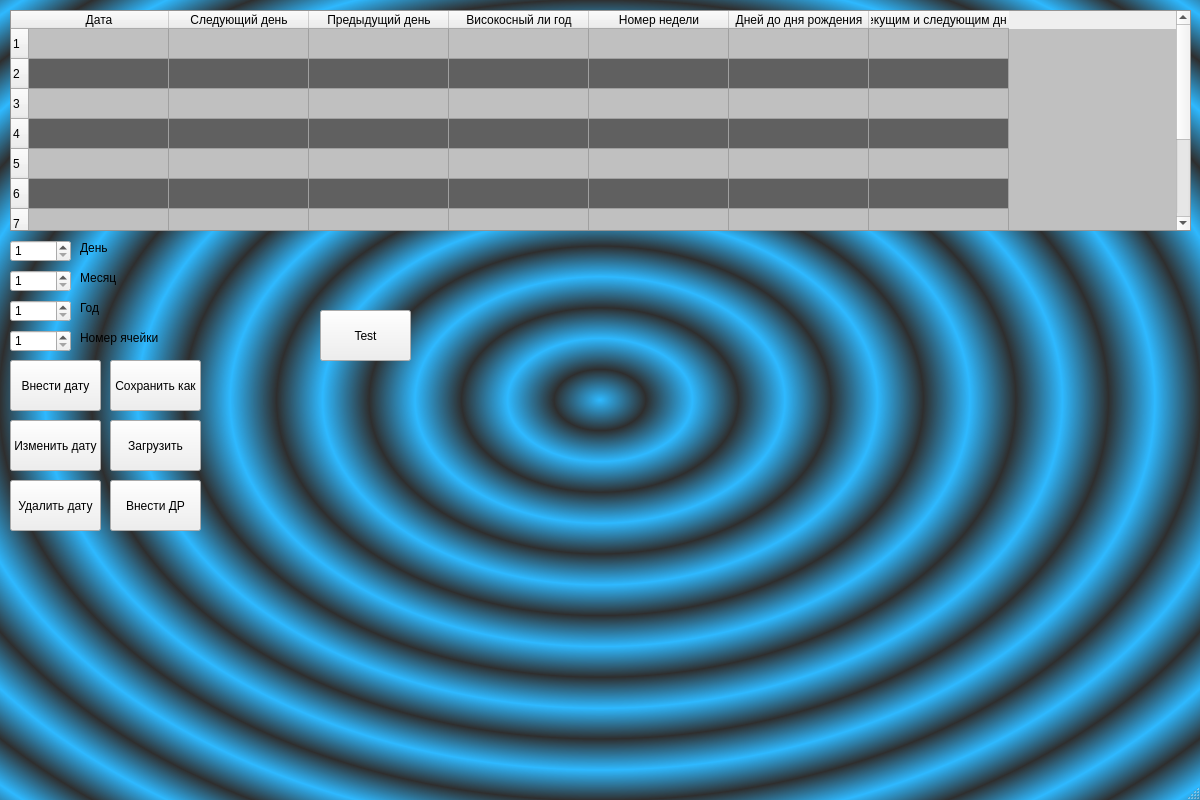
<?xml version="1.0" encoding="UTF-8"?>
<ui version="4.0">
 <class>MainWindow</class>
 <widget class="QMainWindow" name="MainWindow">
  <property name="geometry">
   <rect>
    <x>0</x>
    <y>0</y>
    <width>1200</width>
    <height>800</height>
   </rect>
  </property>
  <property name="windowTitle">
   <string>MainWindow</string>
  </property>
  <property name="styleSheet">
   <string notr="true">QMainWindow{
background-color:qradialgradient(spread:repeat, cx:0.5, cy:0.5, radius:0.077, fx:0.5, fy:0.5, stop:0 rgba(0, 169, 255, 147), stop:0.497326 rgba(0, 0, 0, 147), stop:1 rgba(0, 169, 255, 147));
}</string>
  </property>
  <widget class="QWidget" name="centralwidget">
   <widget class="QTableWidget" name="DateTable">
    <property name="geometry">
     <rect>
      <x>10</x>
      <y>10</y>
      <width>1181</width>
      <height>221</height>
     </rect>
    </property>
    <property name="styleSheet">
     <string notr="true">	QTableWidget
{
background-color: #C0C0C0;
alternate-background-color:#606060;
}</string>
    </property>
    <property name="editTriggers">
     <set>QAbstractItemView::NoEditTriggers</set>
    </property>
    <property name="alternatingRowColors">
     <bool>true</bool>
    </property>
    <property name="selectionMode">
     <enum>QAbstractItemView::NoSelection</enum>
    </property>
    <property name="textElideMode">
     <enum>Qt::ElideLeft</enum>
    </property>
    <property name="showGrid">
     <bool>true</bool>
    </property>
    <attribute name="horizontalHeaderDefaultSectionSize">
     <number>140</number>
    </attribute>
    <row>
     <property name="text">
      <string>1</string>
     </property>
    </row>
    <row>
     <property name="text">
      <string>2</string>
     </property>
    </row>
    <row>
     <property name="text">
      <string>3</string>
     </property>
    </row>
    <row>
     <property name="text">
      <string>4</string>
     </property>
    </row>
    <row>
     <property name="text">
      <string>5</string>
     </property>
    </row>
    <row>
     <property name="text">
      <string>6</string>
     </property>
    </row>
    <row>
     <property name="text">
      <string>7</string>
     </property>
    </row>
    <row>
     <property name="text">
      <string>8</string>
     </property>
    </row>
    <row>
     <property name="text">
      <string>9</string>
     </property>
    </row>
    <row>
     <property name="text">
      <string>10</string>
     </property>
    </row>
    <column>
     <property name="text">
      <string>Дата</string>
     </property>
     <property name="background">
      <color>
       <red>67</red>
       <green>35</green>
       <blue>170</blue>
      </color>
     </property>
    </column>
    <column>
     <property name="text">
      <string>Следующий день</string>
     </property>
    </column>
    <column>
     <property name="text">
      <string>Предыдущий день</string>
     </property>
    </column>
    <column>
     <property name="text">
      <string>Високосный ли год</string>
     </property>
    </column>
    <column>
     <property name="text">
      <string>Номер недели</string>
     </property>
    </column>
    <column>
     <property name="text">
      <string>Дней до дня рождения</string>
     </property>
    </column>
    <column>
     <property name="text">
      <string>Дни между текущим и следующим днем в таблице</string>
     </property>
    </column>
   </widget>
   <widget class="QPushButton" name="EnterDataPushButton">
    <property name="geometry">
     <rect>
      <x>10</x>
      <y>360</y>
      <width>91</width>
      <height>51</height>
     </rect>
    </property>
    <property name="text">
     <string>Внести дату</string>
    </property>
   </widget>
   <widget class="QSpinBox" name="DaySpinBox">
    <property name="geometry">
     <rect>
      <x>10</x>
      <y>240</y>
      <width>61</width>
      <height>22</height>
     </rect>
    </property>
    <property name="minimum">
     <number>1</number>
    </property>
    <property name="maximum">
     <number>31</number>
    </property>
   </widget>
   <widget class="QSpinBox" name="MonthSpinBox">
    <property name="geometry">
     <rect>
      <x>10</x>
      <y>270</y>
      <width>61</width>
      <height>22</height>
     </rect>
    </property>
    <property name="minimum">
     <number>1</number>
    </property>
    <property name="maximum">
     <number>12</number>
    </property>
   </widget>
   <widget class="QSpinBox" name="YearSpinBox">
    <property name="geometry">
     <rect>
      <x>10</x>
      <y>300</y>
      <width>61</width>
      <height>22</height>
     </rect>
    </property>
    <property name="minimum">
     <number>1</number>
    </property>
    <property name="maximum">
     <number>9999</number>
    </property>
   </widget>
   <widget class="QLabel" name="DayLabel">
    <property name="geometry">
     <rect>
      <x>80</x>
      <y>240</y>
      <width>49</width>
      <height>16</height>
     </rect>
    </property>
    <property name="text">
     <string>День</string>
    </property>
   </widget>
   <widget class="QLabel" name="MonthLabel">
    <property name="geometry">
     <rect>
      <x>80</x>
      <y>270</y>
      <width>49</width>
      <height>16</height>
     </rect>
    </property>
    <property name="text">
     <string>Месяц</string>
    </property>
   </widget>
   <widget class="QLabel" name="YearLabel">
    <property name="geometry">
     <rect>
      <x>80</x>
      <y>300</y>
      <width>49</width>
      <height>16</height>
     </rect>
    </property>
    <property name="text">
     <string>Год</string>
    </property>
   </widget>
   <widget class="QSpinBox" name="NumberSpinBox">
    <property name="geometry">
     <rect>
      <x>10</x>
      <y>330</y>
      <width>61</width>
      <height>22</height>
     </rect>
    </property>
    <property name="minimum">
     <number>1</number>
    </property>
    <property name="maximum">
     <number>9999</number>
    </property>
   </widget>
   <widget class="QLabel" name="NumberLabel">
    <property name="geometry">
     <rect>
      <x>80</x>
      <y>330</y>
      <width>81</width>
      <height>16</height>
     </rect>
    </property>
    <property name="text">
     <string>Номер ячейки</string>
    </property>
   </widget>
   <widget class="QPushButton" name="ChangeDataPushButton">
    <property name="geometry">
     <rect>
      <x>10</x>
      <y>420</y>
      <width>91</width>
      <height>51</height>
     </rect>
    </property>
    <property name="text">
     <string>Изменить дату</string>
    </property>
   </widget>
   <widget class="QPushButton" name="DeleteDataPushButton">
    <property name="geometry">
     <rect>
      <x>10</x>
      <y>480</y>
      <width>91</width>
      <height>51</height>
     </rect>
    </property>
    <property name="text">
     <string>Удалить дату</string>
    </property>
   </widget>
   <widget class="QPushButton" name="SaveAsDataPushButton">
    <property name="geometry">
     <rect>
      <x>110</x>
      <y>360</y>
      <width>91</width>
      <height>51</height>
     </rect>
    </property>
    <property name="text">
     <string>Сохранить как</string>
    </property>
   </widget>
   <widget class="QPushButton" name="LoadDataPushButton">
    <property name="geometry">
     <rect>
      <x>110</x>
      <y>420</y>
      <width>91</width>
      <height>51</height>
     </rect>
    </property>
    <property name="text">
     <string>Загрузить</string>
    </property>
   </widget>
   <widget class="QPushButton" name="Test">
    <property name="geometry">
     <rect>
      <x>320</x>
      <y>310</y>
      <width>91</width>
      <height>51</height>
     </rect>
    </property>
    <property name="text">
     <string>Test</string>
    </property>
   </widget>
   <widget class="QPushButton" name="EnterBirthPushButton">
    <property name="geometry">
     <rect>
      <x>110</x>
      <y>480</y>
      <width>91</width>
      <height>51</height>
     </rect>
    </property>
    <property name="text">
     <string>Внести ДР</string>
    </property>
   </widget>
  </widget>
  <widget class="QMenuBar" name="menubar">
   <property name="geometry">
    <rect>
     <x>0</x>
     <y>0</y>
     <width>1200</width>
     <height>17</height>
    </rect>
   </property>
  </widget>
  <widget class="QStatusBar" name="statusbar"/>
 </widget>
 <resources/>
 <connections/>
</ui>
